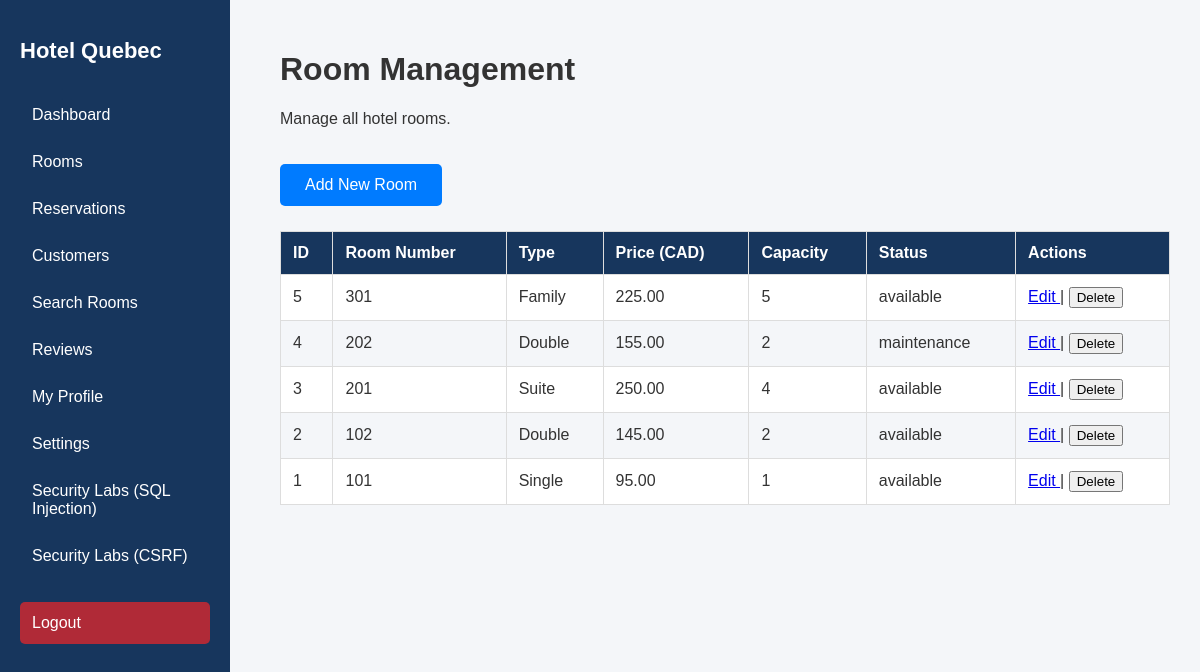
/rooms/index.php (signed in), run on the app's committed database.
### tables this page shows
CREATE TABLE `rooms` (
  `id` int(11) NOT NULL AUTO_INCREMENT,
  `room_number` varchar(20) NOT NULL,
  `room_type` varchar(50) NOT NULL,
  `price` decimal(10,2) NOT NULL,
  `capacity` int(11) NOT NULL DEFAULT 2,
  `status` enum('available','occupied','maintenance') NOT NULL DEFAULT 'available',
  `description` text DEFAULT NULL,
  `created_at` timestamp NULL DEFAULT current_timestamp(),
  PRIMARY KEY (`id`),
  UNIQUE KEY `room_number` (`room_number`)
);

### rooms/index.php (the view, shortened to what this page needs)
<?php
require_once "../config/database.php";
$stmt = $pdo->query("SELECT * FROM rooms ORDER BY id DESC");
$rooms = $stmt->fetchAll(PDO::FETCH_ASSOC);
function e($value) {
    return htmlspecialchars((string)$value, ENT_QUOTES, "UTF-8");
}
?>
<!DOCTYPE html>
<html lang="en">
<head>
    <link rel="stylesheet" href="../assets/css/style.css">
</head>
<body>
<?php include "../includes/sidebar.php"; ?>
<div class="dashboard-content">
    <h1>Room Management</h1>
    <p>Manage all hotel rooms.</p>
    <a href="add.php" class="btn">Add New Room</a>
    <table class="data-table">
        <thead>
            <tr>
                <th>ID</th>
                <th>Room Number</th>
                <th>Type</th>
                <th>Price (CAD)</th>
                <th>Capacity</th>
                <th>Status</th>
                <th>Actions</th>
            </tr>
        </thead>
        <tbody>
        <?php foreach ($rooms as $room): ?>
            <tr>
                <td><?= e($room["id"]) ?></td>
                <td><?= e($room["room_number"]) ?></td>
                <td><?= e($room["room_type"]) ?></td>
                <td><?= e($room["price"]) ?></td>
                <td><?= e($room["capacity"]) ?></td>
                <td><?= e($room["status"]) ?></td>
                <td>
                    <a href="edit.php?id=<?= (int)$room["id"] ?>">
                        Edit
                    </a>
                    |
                    <form method="POST" action="delete.php"
      style="display:inline"
      onsubmit="return confirm('Delete this room?')">
    <button type="submit">Delete</button>
</form>
                </td>
            </tr>
        <?php endforeach; ?>
        </tbody>
    </table>
</div>
</body>
</html>

### assets/css/style.css (style rules this page uses)
* { box-sizing: border-box; }
body { margin: 0; font-family: Arial, sans-serif; background-color: #f4f6f9; color: #333; }
.btn { display: inline-block; margin-top: 20px; padding: 12px 25px; background-color: #007bff; color: white; text-decoration: none; border-radius: 5px; }
.dashboard-content { margin-left: 250px; padding: 30px; }
.data-table { width: 100%; border-collapse: collapse; margin-top: 25px; background: white; }
.data-table th, .data-table td { padding: 12px; border: 1px solid #ddd; text-align: left; }
.data-table th { background: #17365d; color: white; }
.data-table tr:nth-child(even) { background: #f4f6f9; }

### data on the page
rooms: id "5", room_number "301", room_type "Family", price "225.00", capacity "5", status "available"
rooms: id "4", room_number "202", room_type "Double", price "155.00", capacity "2", status "maintenance"
rooms: id "3", room_number "201", room_type "Suite", price "250.00", capacity "4", status "available"
rooms: id "2", room_number "102", room_type "Double", price "145.00", capacity "2", status "available"
rooms: id "1", room_number "101", room_type "Single", price "95.00", capacity "1", status "available"
